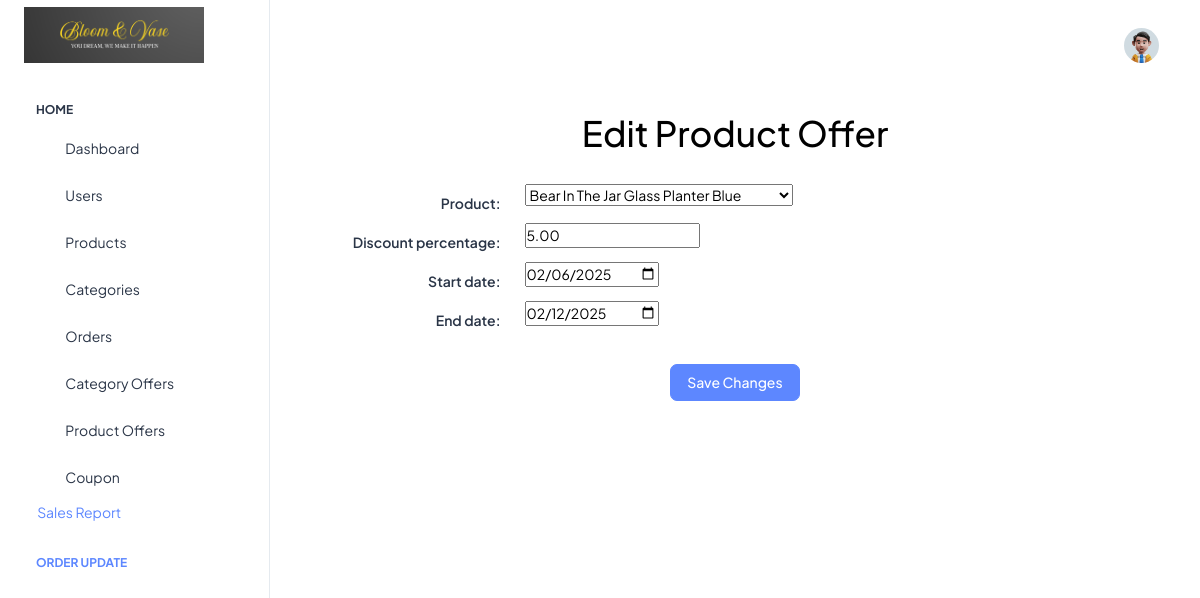
The page /my_admin/edit-product-offer/5/ (signed in) on the database its author committed.
### product/models.py (models this page shows, shortened)
class ProductOffer(models.Model):
    product = models.ForeignKey('Product', on_delete=models.CASCADE)
    discount_percentage =  models.DecimalField(max_digits=5, decimal_places=2)
    start_date = models.DateTimeField()
    end_date = models.DateTimeField()

### my_admin/views.py (the view, shortened to what this page needs)
# urls.py: path('edit-product-offer/<int:pk>/', edit_product_offer, name='edit_product_offer'),
def edit_product_offer(request, pk):
    if request.user.is_staff:
        offer = get_object_or_404(ProductOffer, id=pk)
        form = EditProductOfferForm(instance=offer)
        context = {'form': form}
        return render(request, 'my_admin/edit_product_offer.html', context)

### product/forms.py
class EditProductOfferForm(forms.ModelForm):
    class Meta:
        model = ProductOffer
        fields = ['product', 'discount_percentage', 'start_date', 'end_date']
        widgets = {
            'start_date': forms.DateInput(attrs={'type': 'date'}),
            'end_date': forms.DateInput(attrs={'type': 'date'}),
        }

### product/models.py (called while the page is built)
    def __str__(self):
        return self.name

### user/models.py (called while the page is built)
    @property
    def is_staff(self):
        return self.is_admin

### my_admin/templates/my_admin/edit_product_offer.html (shortened to what this page needs)
{% extends 'my_admin/admin_index.html' %}
{% load static %}
{% block body %}
<div class="container">
    <div class="container mt-5" style="background-color: white; color: black; padding: 20px; border-radius: 8px;">
        <h1 style="color: black; text-align: center; margin-bottom: 30px;">Edit Product Offer</h1>
        <form method="post">
            {% for field in form %}
            <div class="form-group row">
                <label for="{{ field.id_for_label }}" class="col-sm-3 col-form-label text-end">{{ field.label_tag }}</label>
                <div class="col-sm-9">
                    {{ field }}
                </div>
            </div>
            {% endfor %}
            <div class="d-flex justify-content-center mt-4">
                <button type="submit" class="btn btn-primary">Save Changes</button>
            </div>
        </form>
    </div>
</div>
{% endblock body %}

### rows shown on the page
ProductOffer: form "Bear In The Jar Glass Planter Blue" "5.00" "02/06/2025" "02/12/2025"

### other values the page prints
{{ field.label_tag }} "Product:" "Discount percentage:" "Start date:" "End date:"
